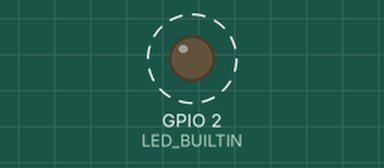
Recording of a sketch running on a simulated ESP32. Parts: output pins drawn as LEDs (lit = HIGH). Dashed ring = blinking. What the sketch prints to the serial monitor is not drawn.

Above: at 1.5 s.
Timing chart, 0 to 5.6 s (numbered marks = the images above):
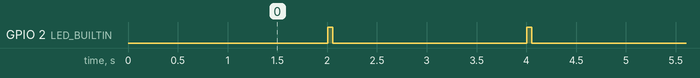

The sketch:

esp32_simulador.ino.ino
```cpp
/*
  Simulador de nodo IoT agrícola con ESP32
  Envía datos falsos por Serial en formato JSON cada 2 segundos.
*/

#include <Arduino.h>

#ifndef LED_BUILTIN
#define LED_BUILTIN 2  // LED del ESP32 (puede variar según la placa)
#endif

const char* NODE_ID = "nodeA";   // cambia a nodeB, nodeC, etc.
const unsigned long SEND_INTERVAL = 2000; // cada 2 segundos

// Función para generar ruido suave (simulación tipo “sensor real”)
float smoothNoise(float base, float amplitude, float period_ms) {
  float t = (millis() % (unsigned long)period_ms) / period_ms;
  float x = t * 2.0f * PI;
  return base + amplitude * sin(x);
}

void setup() {
  pinMode(LED_BUILTIN, OUTPUT);
  digitalWrite(LED_BUILTIN, LOW);

  Serial.begin(115200);
  delay(1000);

  Serial.println();
  Serial.println(F("{\"event\":\"boot\",\"msg\":\"ESP32 iniciado y simulando datos\"}"));
}

void loop() {
  static unsigned long last = 0;
  unsigned long now = millis();

  if (now - last >= SEND_INTERVAL) {
    last = now;

    // Variables simuladas
    float tempC = smoothNoise(24.0, 2.5, 11000.0);      // temperatura ambiente
    float humRel = smoothNoise(60.0, 10.0, 15000.0);    // humedad relativa
    int lux = 400 + (now / 100) % 600;                  // luminosidad simulada
    int co2ppm = 420 + (now / 250) % 600;               // CO₂ simulado
    float ph = smoothNoise(6.5, 0.3, 20000.0);          // pH simulado
    unsigned long ts = millis();

    // Formato JSON
    char buffer[256];
    snprintf(buffer, sizeof(buffer),
      "{\"node\":\"%s\",\"ts_ms\":%lu,"
      "\"temp_c\":%.2f,\"hum_rel\":%.1f,"
      "\"lux\":%d,\"co2_ppm\":%d,\"ph\":%.2f}",
      NODE_ID, ts, tempC, humRel, lux, co2ppm, ph);

    // Enviar por Serial
    Serial.println(buffer);

    // Parpadeo del LED para indicar envío
    digitalWrite(LED_BUILTIN, HIGH);
    delay(50);
    digitalWrite(LED_BUILTIN, LOW);
  }

  delay(5); // estabilidad del loop
}
```

Measured:
- by itself, GPIO 2 (LED_BUILTIN): alternates HIGH for 0.05 s and LOW for 2.0 s
